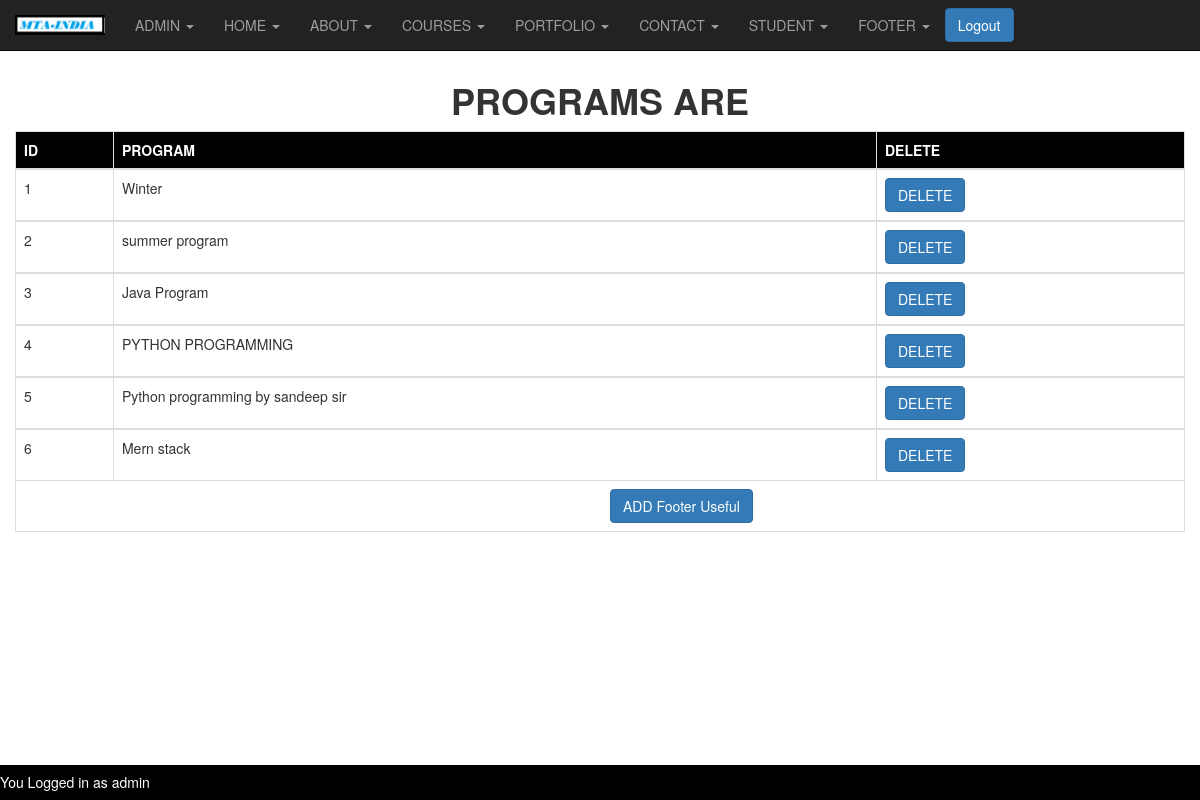
Page /studentregisterprogram.php (signed in) on the committed database.
### tables this page shows
CREATE TABLE IF NOT EXISTS `registerprogram` (
  `id` int NOT NULL AUTO_INCREMENT,
  `registerprogram` varchar(200) NOT NULL,
  PRIMARY KEY (`id`)
);

### studentregisterprogram.php (the view, shortened to what this page needs)
<?php
if(isset($_SESSION['username']) && isset($_SESSION['password']))
{
include('config.php');
$execute = "SELECT * FROM `registerprogram`";
    $row = @mysqli_query($link,$execute) or die("<br>query could not executed");
?>
<!DOCTYPE html>
<html>
<head>
  <link rel="stylesheet" href="https://maxcdn.bootstrapcdn.com/bootstrap/3.4.1/css/bootstrap.min.css">
</head>
<body>
    <?php include('adminheader.php');  ?>
    <center>
    <br>
    <br>
    <br>
    <h1><b>PROGRAMS ARE</b></h1>
    <div class="container-fluid">
    <table class="table table-responsive table-bordered ">
    <thead style="background-color:black;">
        <tr>
            <th>
                <span  style="color:white;">ID</span>
            </th>
            <th>
                <span  style="color:white;"> PROGRAM</span>
            </th>
            <th>
            <span  style="color:white;">DELETE</span>
            </th>
        </tr>
        </thead>
     <?php
        while($column = mysqli_fetch_row($row))
    {
    ?>
    <tbody>
        <tr>
            <td>
                <?php echo $column[0];?>
            </td>
            <td>
                <?php echo $column[1];?>
            </td>
            <td>
            <?php echo "<a href='deletestudentregister.php?ID=$column[0]'><input type='button' class='btn btn-primary' name='btn' value='DELETE'></a>";?>
            </td>
        </tr>
    <?php
     }
     ?>
    <tr>
    <td colspan=6>
    <a style="margin-left:50%; padding:10px;" href="addstudentregister.php"><input class="btn btn-primary" type="button" name="AddFooter" value="ADD Footer Useful"></a>
    </td>
    </tr>
     </tbody>
    </table>
    </div>
       </center>
<br>
       <div class="footer">
     <h5 style="float:left;color:white;">You Logged in as <?php echo $_SESSION['username'];?></h5>
</div>
</body>
</html>
<?php
}
else{
	header("location:admin.php?login first");
}
?>

### studentregisterprogram.php (style rules this page uses)
.footer { position:fixed; left: 0; bottom: 0; width: 100%; background-color: black; color: white; text-align: center; }

### rows in the picture
registerprogram: id "1", registerprogram "Winter"
registerprogram: id "2", registerprogram "summer program"
registerprogram: id "3", registerprogram "Java Program"
registerprogram: id "4", registerprogram "PYTHON PROGRAMMING"
registerprogram: id "5", registerprogram "Python programming by sandeep sir"
registerprogram: id "6", registerprogram "Mern stack"

### other values in the picture
$_SESSION['username'] "admin"
